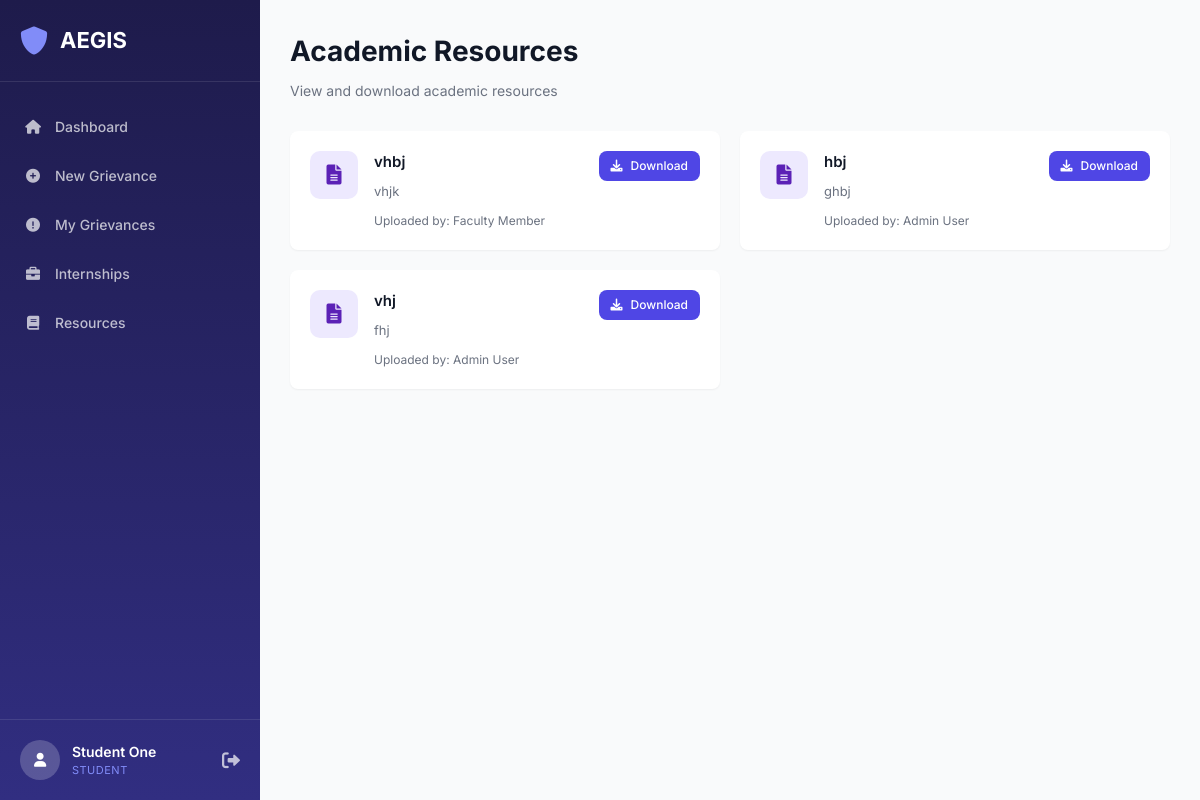
The page /student/resources (signed in) on the database its author committed.
### tables this page shows
CREATE TABLE resources (
            id INTEGER PRIMARY KEY AUTOINCREMENT,
            title TEXT NOT NULL,
            description TEXT,
            file_path TEXT NOT NULL,
            uploaded_by INTEGER NOT NULL,
            created_at TIMESTAMP DEFAULT CURRENT_TIMESTAMP,
            FOREIGN KEY (uploaded_by) REFERENCES users (id)
        );

CREATE TABLE users (
            id INTEGER PRIMARY KEY AUTOINCREMENT,
            name TEXT NOT NULL,
            email TEXT UNIQUE NOT NULL,
            password TEXT NOT NULL,
            role TEXT NOT NULL CHECK(role IN ('student', 'faculty', 'admin'))
        );

### app.py (the view)
@app.route('/student/resources')
@login_required
@role_required(['student'])
def student_resources():
    conn = get_db_connection()
    resources = conn.execute('''
        SELECT r.*, u.name as uploader_name
        FROM resources r
        JOIN users u ON r.uploaded_by = u.id
        ORDER BY r.created_at DESC
    ''').fetchall()
    conn.close()
    return render_template('student/resources.html', resources=resources)

### app.py (called while the page is built)
def get_db_connection():
    conn = sqlite3.connect('database.db')
    conn.row_factory = sqlite3.Row
    return conn

def login_required(f):
    @wraps(f)
    def decorated_function(*args, **kwargs):
        if 'user_id' not in session:
            return redirect(url_for('login'))
        return f(*args, **kwargs)
    return decorated_function

def role_required(roles):
    def decorator(f):
        @wraps(f)
        def decorated_function(*args, **kwargs):
            if 'role' not in session or session['role'] not in roles:
                flash('Unauthorized access', 'error')
                return redirect(url_for('login'))
            return f(*args, **kwargs)
        return decorated_function
    return decorator

### templates/student/resources.html (shortened to what this page needs)
{% extends "base.html" %}
{% block content %}
<div class="page-header">
    <h1>Academic Resources</h1>
    <p>View and download academic resources</p>
</div>
<div class="resources-grid">
    {% if resources %}
        {% for resource in resources %}
        <div class="resource-card">
            <div class="resource-icon">
                <i class="fas fa-file-alt"></i>
            </div>
            <div class="resource-info">
                <h3>{{ resource.title }}</h3>
                <p>{{ resource.description }}</p>
                <span class="uploader">Uploaded by: {{ resource.uploader_name }}</span>
            </div>
            <div class="resource-actions">
                <a href="{{ url_for('download_file', filename=resource.file_path) }}" class="btn btn-sm btn-primary">
                    <i class="fas fa-download"></i> Download
                </a>
            </div>
        </div>
        {% endfor %}
    {% else %}
    <div class="empty-state">
        <i class="fas fa-folder-open"></i>
        <h3>No resources available</h3>
        <p>Resources will appear here once uploaded by faculty or admin.</p>
    </div>
    {% endif %}
</div>
{% endblock %}

### static/css/style.css (style rules this page uses)
:root { --primary-color: #4f46e5; --primary-hover: #4338ca; --secondary-color: #6b7280; --success-color: #10b981; --warning-color: #f59e0b; --danger-color: #ef4444; --info-color: #3b82f6; --dark-color: #1f2937; --light-color: #f9fafb; --white: #ffffff; --border-color: #e5e7eb; --text-primary: #111827; --text-secondary: #6b7280; --shadow-sm: 0 1px 2px 0 rgba(0, 0, 0, 0.05); --shadow-md: 0 4px 6px -1px rgba(0, 0, 0, 0.1); --shadow-lg: 0 10px 15px -3px rgba(0, 0, 0, 0.1); --radius: 8px; }
* { margin: 0; padding: 0; box-sizing: border-box; }
body { font-family: 'Inter', -apple-system, BlinkMacSystemFont, 'Segoe UI', Roboto, sans-serif; font-size: 14px; line-height: 1.5; color: var(--text-primary); background-color: var(--light-color); }
.btn { display: inline-flex; align-items: center; justify-content: center; gap: 8px; padding: 10px 20px; border: none; border-radius: var(--radius); font-size: 14px; font-weight: 500; cursor: pointer; text-decoration: none; transition: all 0.2s; }
.btn-primary { background: var(--primary-color); color: var(--white); }
.btn-sm { padding: 6px 12px; font-size: 12px; }
.page-header { margin-bottom: 30px; }
.page-header h1 { font-size: 28px; font-weight: 700; color: var(--text-primary); margin-bottom: 8px; }
.page-header p { color: var(--text-secondary); font-size: 14px; }

### static/css/dashboard.css (style rules this page uses)
.resources-grid { display: grid; grid-template-columns: repeat(auto-fill, minmax(300px, 1fr)); gap: 20px; }
.resource-card { background: var(--white); border-radius: var(--radius); box-shadow: var(--shadow-sm); padding: 20px; display: flex; align-items: flex-start; gap: 16px; transition: transform 0.2s, box-shadow 0.2s; }
.resource-icon { width: 48px; height: 48px; background: #ede9fe; color: #5b21b6; border-radius: 10px; display: flex; align-items: center; justify-content: center; font-size: 20px; flex-shrink: 0; }
.resource-info { flex: 1; }
.resource-info h3 { font-size: 15px; font-weight: 600; color: var(--text-primary); margin-bottom: 8px; }
.resource-info p { font-size: 13px; color: var(--text-secondary); margin-bottom: 8px; }
.resource-info .uploader { font-size: 12px; color: var(--text-secondary); }
.resource-actions { flex-shrink: 0; }

### rows shown on the page
resources: title "vhbj", description "vhjk", uploader_name "Faculty Member"
resources: title "hbj", description "ghbj", uploader_name "Admin User"
resources: title "vhj", description "fhj", uploader_name "Admin User"

### other values the page prints
{{ session.get('name') }} "Student One"
{{ session.get('role')|upper }} "STUDENT"
